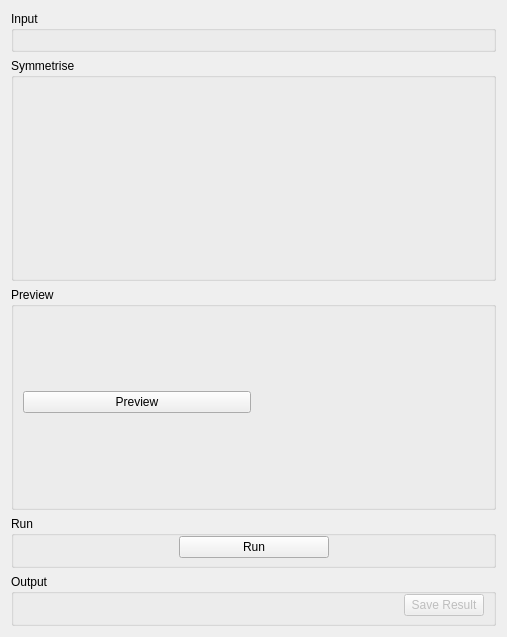
<?xml version="1.0" encoding="UTF-8"?>
<ui version="4.0">
 <class>InelasticDataManipulationSymmetriseTab</class>
 <widget class="QWidget" name="InelasticDataManipulationSymmetriseTab">
  <property name="geometry">
   <rect>
    <x>0</x>
    <y>0</y>
    <width>507</width>
    <height>623</height>
   </rect>
  </property>
  <property name="minimumSize">
   <size>
    <width>500</width>
    <height>0</height>
   </size>
  </property>
  <property name="windowTitle">
   <string>Form</string>
  </property>
  <layout class="QVBoxLayout" name="verticalLayout_151">
   <item>
    <widget class="QGroupBox" name="gbInput">
     <property name="title">
      <string>Input</string>
     </property>
     <layout class="QVBoxLayout" name="verticalLayout_21">
      <item>
       <widget class="MantidQt::MantidWidgets::DataSelector" name="dsInput" native="true">
        <property name="sizePolicy">
         <sizepolicy hsizetype="Minimum" vsizetype="Fixed">
          <horstretch>0</horstretch>
          <verstretch>0</verstretch>
         </sizepolicy>
        </property>
        <property name="showLoad" stdset="0">
         <bool>false</bool>
        </property>
        <property name="workspaceSuffixes" stdset="0">
         <string>_red</string>
        </property>
        <property name="fileBrowserSuffixes" stdset="0">
         <string>_red.nxs</string>
        </property>
       </widget>
      </item>
     </layout>
    </widget>
   </item>
   <item>
    <widget class="QGroupBox" name="gbOptions">
     <property name="title">
      <string>Symmetrise</string>
     </property>
     <layout class="QHBoxLayout" name="horizontalLayout_3">
      <property name="topMargin">
       <number>0</number>
      </property>
      <property name="bottomMargin">
       <number>0</number>
      </property>
      <item>
       <widget class="QFrame" name="frame">
        <property name="minimumSize">
         <size>
          <width>200</width>
          <height>0</height>
         </size>
        </property>
        <layout class="QGridLayout" name="gridLayout">
         <property name="leftMargin">
          <number>0</number>
         </property>
         <property name="topMargin">
          <number>0</number>
         </property>
         <property name="rightMargin">
          <number>0</number>
         </property>
         <property name="bottomMargin">
          <number>0</number>
         </property>
         <item row="0" column="0">
          <layout class="QVBoxLayout" name="properties">
           <property name="topMargin">
            <number>9</number>
           </property>
           <property name="bottomMargin">
            <number>9</number>
           </property>
          </layout>
         </item>
        </layout>
       </widget>
      </item>
      <item>
       <widget class="MantidQt::MantidWidgets::PreviewPlot" name="ppRawPlot" native="true">
        <property name="minimumSize">
         <size>
          <width>0</width>
          <height>200</height>
         </size>
        </property>
        <property name="canvasColour" stdset="0">
         <color>
          <red>255</red>
          <green>255</green>
          <blue>255</blue>
         </color>
        </property>
       </widget>
      </item>
     </layout>
    </widget>
   </item>
   <item>
    <widget class="QGroupBox" name="gbPreview">
     <property name="title">
      <string>Preview</string>
     </property>
     <layout class="QHBoxLayout" name="horizontalLayout_14">
      <property name="topMargin">
       <number>0</number>
      </property>
      <property name="bottomMargin">
       <number>0</number>
      </property>
      <item>
       <widget class="QFrame" name="frame_2">
        <property name="minimumSize">
         <size>
          <width>200</width>
          <height>0</height>
         </size>
        </property>
        <layout class="QGridLayout" name="gridLayout_2">
         <property name="leftMargin">
          <number>0</number>
         </property>
         <property name="topMargin">
          <number>0</number>
         </property>
         <property name="rightMargin">
          <number>0</number>
         </property>
         <property name="bottomMargin">
          <number>0</number>
         </property>
         <item row="0" column="0">
          <layout class="QVBoxLayout" name="loPreviewProperties">
           <item>
            <widget class="QPushButton" name="pbPreview">
             <property name="text">
              <string>Preview</string>
             </property>
            </widget>
           </item>
           <item>
            <layout class="QVBoxLayout" name="propertiesPreview">
             <property name="bottomMargin">
              <number>9</number>
             </property>
            </layout>
           </item>
          </layout>
         </item>
        </layout>
       </widget>
      </item>
      <item>
       <widget class="MantidQt::MantidWidgets::PreviewPlot" name="ppPreviewPlot" native="true">
        <property name="minimumSize">
         <size>
          <width>0</width>
          <height>200</height>
         </size>
        </property>
        <property name="canvasColour" stdset="0">
         <color>
          <red>255</red>
          <green>255</green>
          <blue>255</blue>
         </color>
        </property>
       </widget>
      </item>
     </layout>
    </widget>
   </item>
   <item>
    <widget class="QGroupBox" name="gbRun">
     <property name="title">
      <string>Run</string>
     </property>
     <layout class="QHBoxLayout" name="horizontalLayout">
      <property name="topMargin">
       <number>0</number>
      </property>
      <property name="bottomMargin">
       <number>7</number>
      </property>
      <item>
       <spacer name="horizontalSpacer">
        <property name="orientation">
         <enum>Qt::Horizontal</enum>
        </property>
        <property name="sizeHint" stdset="0">
         <size>
          <width>185</width>
          <height>20</height>
         </size>
        </property>
       </spacer>
      </item>
      <item>
       <widget class="QPushButton" name="pbRun">
        <property name="minimumSize">
         <size>
          <width>150</width>
          <height>0</height>
         </size>
        </property>
        <property name="maximumSize">
         <size>
          <width>180</width>
          <height>16777215</height>
         </size>
        </property>
        <property name="text">
         <string>Run</string>
        </property>
       </widget>
      </item>
      <item>
       <spacer name="horizontalSpacer_2">
        <property name="orientation">
         <enum>Qt::Horizontal</enum>
        </property>
        <property name="sizeHint" stdset="0">
         <size>
          <width>184</width>
          <height>20</height>
         </size>
        </property>
       </spacer>
      </item>
     </layout>
    </widget>
   </item>
   <item>
    <widget class="QGroupBox" name="gbOutput">
     <property name="title">
      <string>Output</string>
     </property>
     <layout class="QHBoxLayout" name="horizontalLayout1">
      <property name="leftMargin">
       <number>9</number>
      </property>
      <property name="topMargin">
       <number>0</number>
      </property>
      <property name="rightMargin">
       <number>9</number>
      </property>
      <property name="bottomMargin">
       <number>7</number>
      </property>
      <item>
       <widget class="MantidQt::CustomInterfaces::IndirectPlotOptionsView" name="ipoPlotOptions" native="true"/>
      </item>
      <item>
       <spacer name="horizontalSpacer_1">
        <property name="orientation">
         <enum>Qt::Horizontal</enum>
        </property>
        <property name="sizeHint" stdset="0">
         <size>
          <width>164</width>
          <height>20</height>
         </size>
        </property>
       </spacer>
      </item>
      <item>
       <widget class="QPushButton" name="pbSave">
        <property name="enabled">
         <bool>false</bool>
        </property>
        <property name="text">
         <string>Save Result</string>
        </property>
       </widget>
      </item>
     </layout>
    </widget>
   </item>
  </layout>
 </widget>
 <customwidgets>
  <customwidget>
   <class>MantidQt::MantidWidgets::DataSelector</class>
   <extends>QWidget</extends>
   <header>MantidQtWidgets/Common/DataSelector.h</header>
  </customwidget>
  <customwidget>
   <class>MantidQt::CustomInterfaces::IndirectPlotOptionsView</class>
   <extends>QWidget</extends>
   <header>Common/IndirectPlotOptionsView.h</header>
   <container>1</container>
  </customwidget>
  <customwidget>
   <class>MantidQt::MantidWidgets::PreviewPlot</class>
   <extends>QWidget</extends>
   <header>MantidQtWidgets/Plotting/PreviewPlot.h</header>
   <container>1</container>
  </customwidget>
 </customwidgets>
 <resources/>
 <connections/>
</ui>
